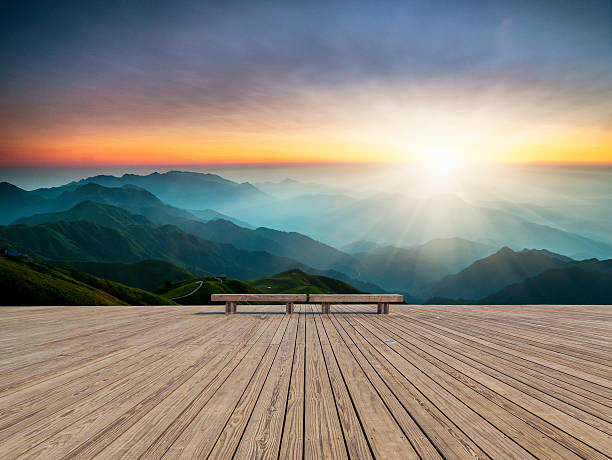
#> input picture img.jpg, 612 x 460 px, found by its file name
$ python dipProject.py
#> lines starting #> are read from the running program, lines starting #| are printed output that depends on the picture; after the words box and inside, x2 and y2 are one past the last pixel; in counts of white or black regions, pixels touching at a corner belong together
import cv2
import numpy as np
import matplotlib.pyplot as plt

# Function to display images and histograms using matplotlib
def display_image_with_histogram(image, title, histogram, save_path=None):
    fig, axs = plt.subplots(1, 2, figsize=(10, 5))

    axs[0].imshow(image, cmap='gray' if len(image.shape) == 2 else None)
    axs[0].set_title(title)
    axs[0].axis('off')

    axs[1].plot(histogram, color='black', linewidth=2)
    axs[1].set_title('Histogram')
    axs[1].set_xlim([0, 256])
    axs[1].set_ylim([0, 5000])  # Adjusted y-axis scale to 1000
    axs[1].grid(True, linestyle='--', alpha=0.7)

    if save_path:
        plt.savefig(save_path)
    else:
        plt.show()

# Read an image from file
image_path = '/mnt/6EAA986CAA983297/python/img.jpg'
original_image = cv2.imread(image_path)
#> original_image is the input picture: shape (460, 612, 3); mean B, G, R 125, 133, 135.8

# Convert the original image to grayscale
gray_image = cv2.cvtColor(original_image, cv2.COLOR_BGR2GRAY)

# Apply Gaussian blur to the grayscale image
blurred_gray_image = cv2.GaussianBlur(gray_image, (15, 15), 0)
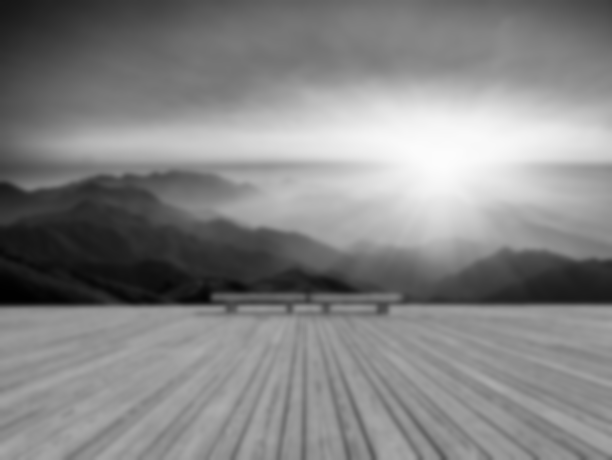
#> blurred_gray_image: shape (460, 612); min 1, max 252, mean 132.9

# Apply edge detection using Canny to the grayscale image
edges_gray = cv2.Canny(blurred_gray_image, 50, 150)
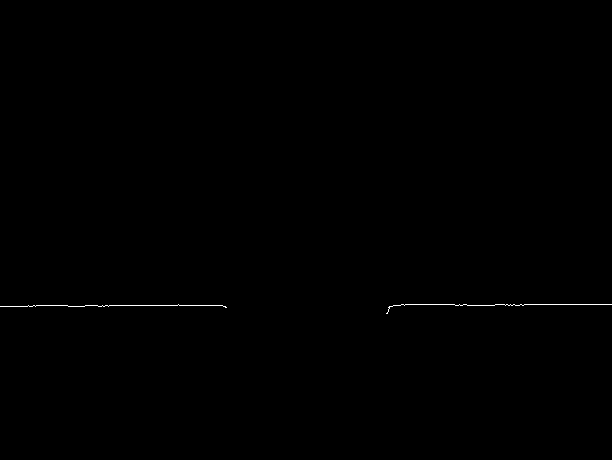
#> edges_gray: shape (460, 612); 0.16% white in thin lines or dots, all inside (x1, y1, x2, y2) = (0, 304, 612, 314)

# Save grayscale images
cv2.imwrite('/mnt/6EAA986CAA983297/python/processedImages/gray_original_image.jpg', gray_image)
cv2.imwrite('/mnt/6EAA986CAA983297/python/processedImages/gray_blurred_image.jpg', blurred_gray_image)
cv2.imwrite('/mnt/6EAA986CAA983297/python/processedImages/gray_edges.jpg', edges_gray)

# Display each grayscale image with its histogram and save them separately
display_image_with_histogram(gray_image, 'Grayscale Original Image', cv2.calcHist([gray_image], [0], None, [256], [0, 256]),
                              save_path='/mnt/6EAA986CAA983297/python/processedImages/gray_original_image_with_histogram.jpg')

display_image_with_histogram(blurred_gray_image, 'Blurred Grayscale Image',
                              cv2.calcHist([blurred_gray_image], [0], None, [256], [0, 256]),
                              save_path='/mnt/6EAA986CAA983297/python/processedImages/gray_blurred_image_with_histogram.jpg')

display_image_with_histogram(edges_gray, 'Edges on Grayscale Image',
                              cv2.calcHist([edges_gray], [0], None, [256], [0, 256]),
                              save_path='/mnt/6EAA986CAA983297/python/processedImages/gray_edges_with_histogram.jpg')

# Continue with the color images and final combined image...

# Apply Gaussian blur to the original image
blurred_image = cv2.GaussianBlur(original_image, (5, 5), 0)

# Apply edge detection using Canny to the original image
edges = cv2.Canny(blurred_image, 50, 150)
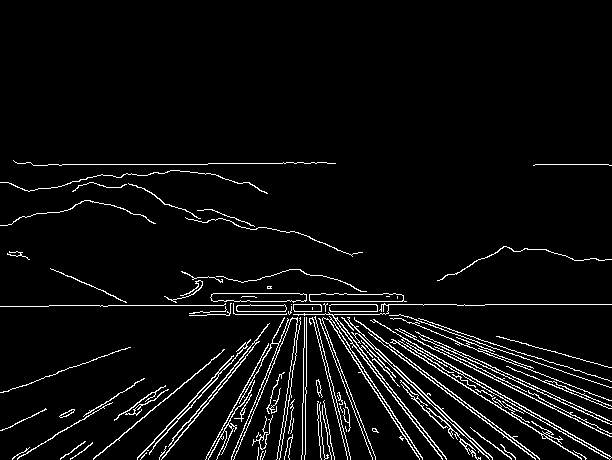
#> edges: shape (460, 612); 5.1% white in thin lines or dots, all inside (x1, y1, x2, y2) = (0, 160, 612, 460)

# Compress the original image using JPEG compression
compression_params = [cv2.IMWRITE_JPEG_QUALITY, 90]  # Adjust quality as needed (0 to 100)
compressed_image_path = '/mnt/6EAA986CAA983297/python/processedImages/compressed_image1.jpg'
cv2.imwrite(compressed_image_path, original_image, compression_params)

# Enhance the original image by adjusting brightness and contrast
alpha = 1.5  # Contrast control (1.0 means no change)
beta = 10    # Brightness control (0 means no change)
enhanced_image = cv2.convertScaleAbs(original_image, alpha=alpha, beta=beta)
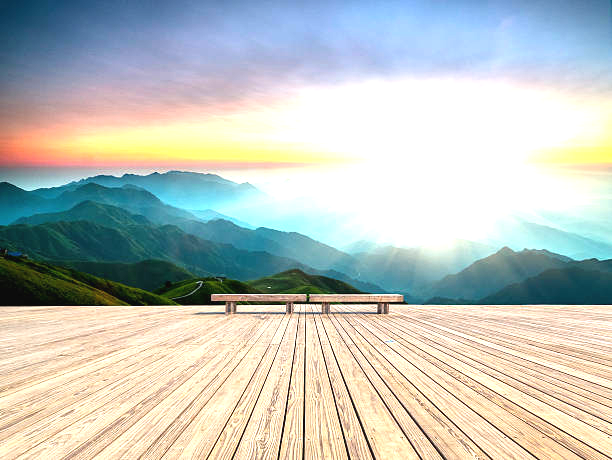
#> enhanced_image: shape (460, 612, 3); mean B, G, R 190.2, 196.3, 189.9

# Save the enhanced image
output_path_enhanced = '/mnt/6EAA986CAA983297/python/processedImages/enhanced_image1.jpg'
cv2.imwrite(output_path_enhanced, enhanced_image)

# Display each color image with its histogram and save them separately
display_image_with_histogram(original_image, 'Original Image', cv2.calcHist([original_image], [0], None, [256], [0, 256]),
                              save_path='/mnt/6EAA986CAA983297/python/processedImages/original_image_with_histogram1.jpg')

display_image_with_histogram(blurred_image, 'Blurred Image',
                              cv2.calcHist([blurred_image], [0], None, [256], [0, 256]),
                              save_path='/mnt/6EAA986CAA983297/python/processedImages/blurred_image_with_histogram1.jpg')

display_image_with_histogram(edges, 'Edges on Original Image',
                              cv2.calcHist([edges], [0], None, [256], [0, 256]),
                              save_path='/mnt/6EAA986CAA983297/python/processedImages/edges_with_histogram1.jpg')
#> in display_image_with_histogram (call 6), `plt.savefig(save_path)`:
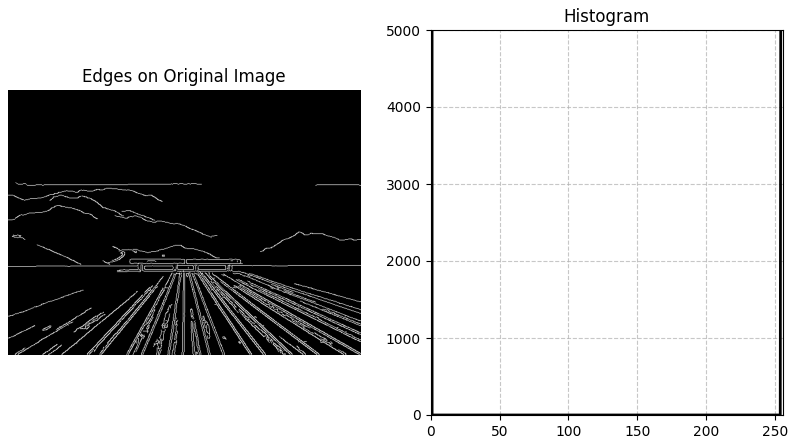
#> figure drawn by matplotlib, 2 panels; panel 2: curve peaks at x = 0, y = 267222

display_image_with_histogram(cv2.imread(compressed_image_path), 'Compressed Image',
                              cv2.calcHist([cv2.imread(compressed_image_path)], [0], None, [256], [0, 256]),
                              save_path='/mnt/6EAA986CAA983297/python/processedImages/compressed_image_with_histogram1.jpg')

display_image_with_histogram(enhanced_image, 'Enhanced Image',
                              cv2.calcHist([enhanced_image], [0], None, [256], [0, 256]),
                              save_path='/mnt/6EAA986CAA983297/python/processedImages/enhanced_image_with_histogram1.jpg')
#> in display_image_with_histogram (call 8), `plt.savefig(save_path)`:
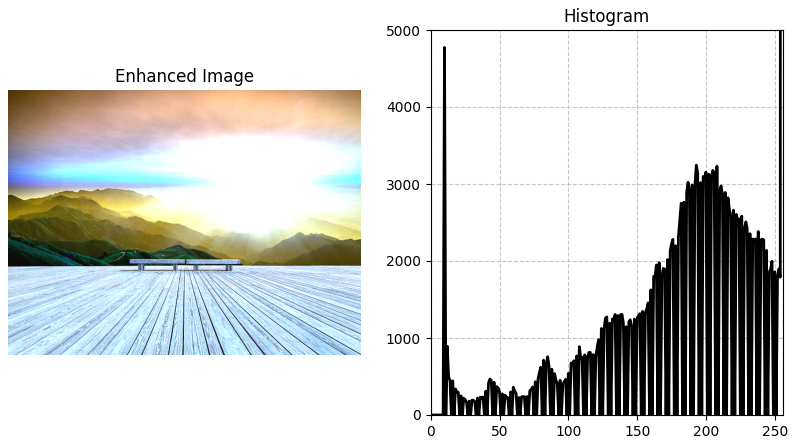
#> figure drawn by matplotlib, 2 panels; B, G, R data is drawn as R, G, B; panel 2: curve peaks at x = 255, y = 53648

# Create a final combined image with all images and histograms
fig, axs = plt.subplots(2, 4, figsize=(20, 10))

# Display original image and histogram
axs[0, 0].imshow(original_image)
axs[0, 0].set_title('Original Image')
axs[0, 0].axis('off')
axs[0, 1].plot(cv2.calcHist([original_image], [0], None, [256], [0, 256]), color='black', linewidth=2)
axs[0, 1].set_title('Histogram - Original Image')
axs[0, 1].set_xlim([0, 256])
axs[0, 1].set_ylim([0, 5000])
axs[0, 1].grid(True, linestyle='--', alpha=0.7)

# Display edges image and histogram
axs[0, 2].imshow(edges, cmap='gray')
axs[0, 2].set_title('Edges')
axs[0, 2].axis('off')
axs[0, 3].plot(cv2.calcHist([edges], [0], None, [256], [0, 256]), color='black', linewidth=2)
axs[0, 3].set_title('Histogram - Edges')
axs[0, 3].set_xlim([0, 256])
axs[0, 3].set_ylim([0, 5000])
axs[0, 3].grid(True, linestyle='--', alpha=0.7)

# Display compressed image and histogram
compressed_image = cv2.imread(compressed_image_path)
axs[1, 0].imshow(compressed_image)
axs[1, 0].set_title('Compressed Image')
axs[1, 0].axis('off')
axs[1, 1].plot(cv2.calcHist([compressed_image], [0], None, [256], [0, 256]), color='black', linewidth=2)
axs[1, 1].set_title('Histogram - Compressed Image')
axs[1, 1].set_xlim([0, 256])
axs[1, 1].set_ylim([0, 5000])
axs[1, 1].grid(True, linestyle='--', alpha=0.7)

# Display enhanced image and histogram
axs[1, 2].imshow(enhanced_image)
axs[1, 2].set_title('Enhanced Image')
axs[1, 2].axis('off')
axs[1, 3].plot(cv2.calcHist([enhanced_image], [0], None, [256], [0, 256]), color='black', linewidth=2)
axs[1, 3].set_title('Histogram - Enhanced Image')
axs[1, 3].set_xlim([0, 256])
axs[1, 3].set_ylim([0, 5000])
axs[1, 3].grid(True, linestyle='--', alpha=0.7)

plt.tight_layout()
plt.savefig('/mnt/6EAA986CAA983297/python/processedImages/final_combined_image.jpg')
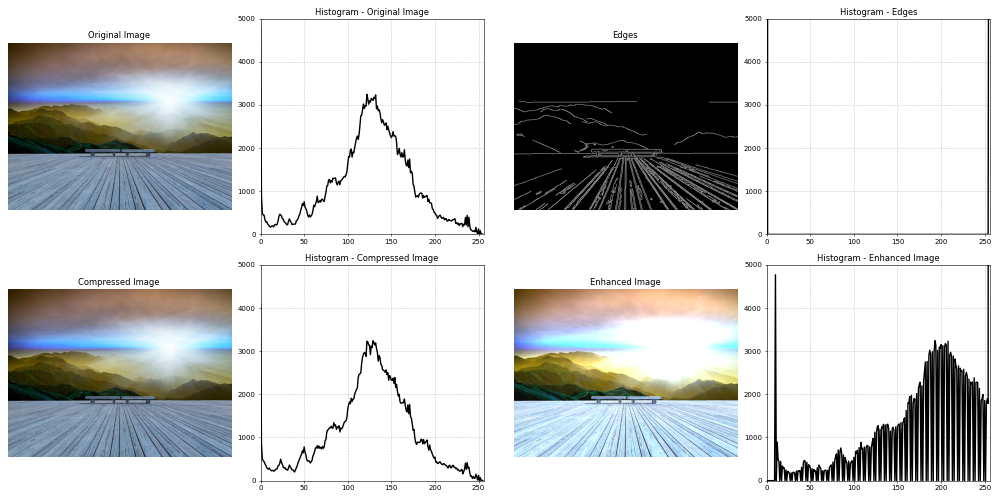
#> figure drawn by matplotlib, 8 panels; B, G, R data is drawn as R, G, B; panel 2: curve peaks at x = 0, y = 4773; panel 4: curve peaks at x = 0, y = 267222; panel 6: curve peaks at x = 0, y = 4093; panel 8: curve peaks at x = 255, y = 53648
plt.show()

$ run again, with vibhu image.jpg copied over img.jpg
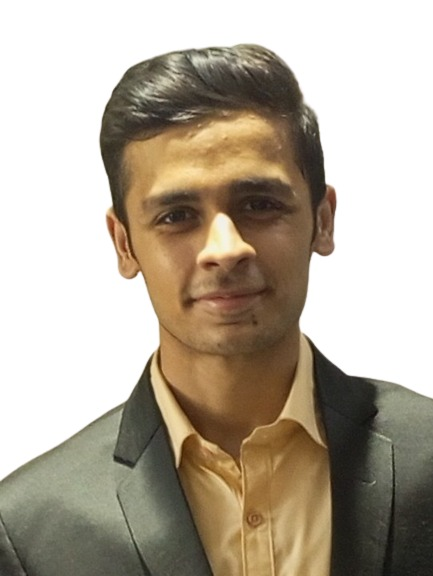
#> input picture vibhu image.jpg, 433 x 576 px, found by its file name
#> original_image is the input picture: shape (576, 433, 3); mean B, G, R 154.4, 170.1, 180.4
#> `edges_gray = cv2.Canny(blurred_gray_image, 50, 150)`:
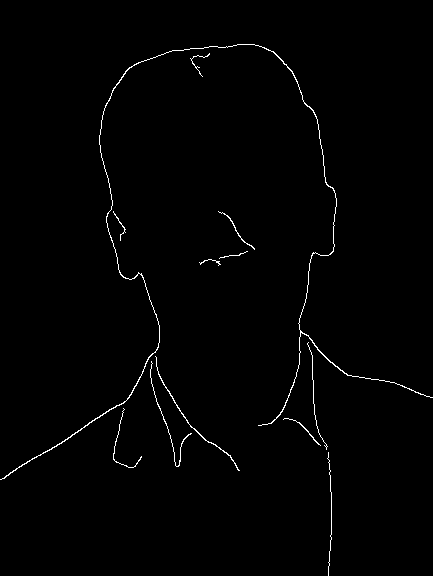
#> edges_gray: shape (576, 433); 0.95% white in thin lines or dots
#> edges: shape (576, 433); 3% white in thin lines or dots
#> in display_image_with_histogram (call 8), `plt.savefig(save_path)`:
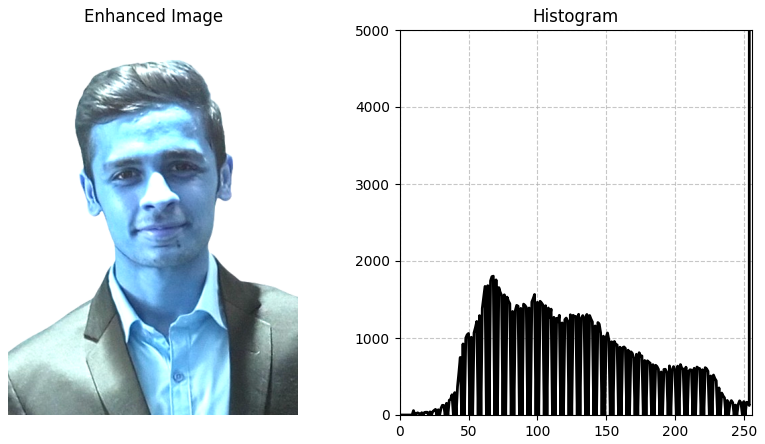
#> figure drawn by matplotlib, 2 panels; B, G, R data is drawn as R, G, B; panel 2: curve peaks at x = 255, y = 111249
